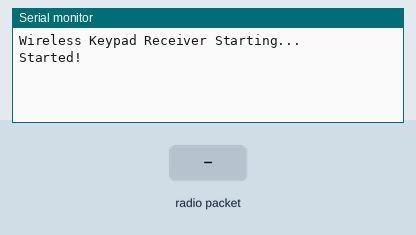
Simulated run of this sketch. Board: Arduino Uno, built with avr-gcc and run on an emulated ATmega328P. Shown: the last lines printed to the serial monitor. Inputs (shaded band) come from the test bench. No radio packets arrive unless stated.

Above: at 1.2 s.
1.3 s: radio packet "1" arrives
At 2.5 s:
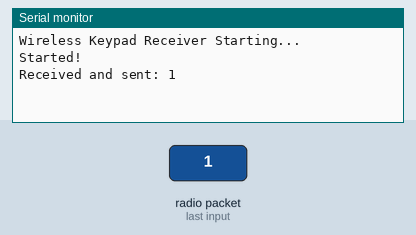
2.8 s: radio packet "0" arrives
At 3.9 s:
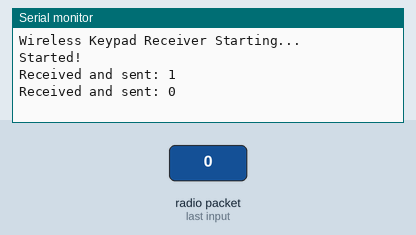
4.3 s: radio packet "2" arrives
At 4.9 s:
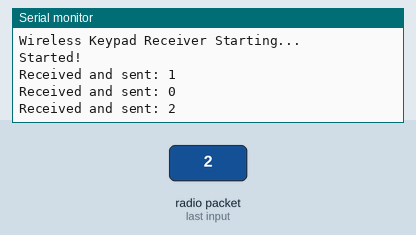

Measured:
- after the input at 1.3 s, the serial monitor: prints a new line at once (image 1)
- after the input at 2.8 s, the serial monitor: prints a new line at once (image 2)
- after the input at 4.3 s, the serial monitor: prints a new line at once (image 3)

The sketch:

receiver.ino
```cpp
/*
 * Wireless Keypad - Receiver
 *
 * This Arduino receives key presses via 433MHz RF receiver
 * and acts as a USB keyboard for Windows PC.
 *
 * IMPORTANT: This code requires an Arduino with ATmega32U4 chip
 * (Arduino Leonardo, Pro Micro, or similar) for USB keyboard functionality.
 *
 * Hardware:
 * - Arduino Leonardo/Pro Micro (ATmega32U4)
 * - 433MHz ASK RF Receiver Module
 *
 * Pin Connections:
 * RF Receiver: Pin 2
 */

#include <VirtualWire.h>

// RF receiver settings
const int RF_RX_PIN = 2;
const int RECEPTION_SPEED = 1200; // Must match sender speed

// Variables for key handling
char lastReceivedKey = '\0';

void setup() {
  // Initialize serial for debugging
  Serial.begin(9600);
  Serial.println("Wireless Keypad Receiver Starting...");

  // Initialize VirtualWire
  vw_set_rx_pin(RF_RX_PIN);
  vw_setup(RECEPTION_SPEED);
  vw_rx_start();

  Serial.println("Started!");
}

void loop() {
  // Check for received messages
  uint8_t message[VW_MAX_MESSAGE_LEN];
  uint8_t messageLength = VW_MAX_MESSAGE_LEN;

  if (vw_get_message(message, &messageLength)) {
    // Process the received key (first character)
    char receivedKey = (char)message[0];

    // Update tracking variable
    lastReceivedKey = receivedKey;

    // Debug output
    Serial.print("Received and sent: ");
    Serial.println(receivedKey);
  }

  // Small delay to prevent excessive CPU usage
  delay(10);
}
```
